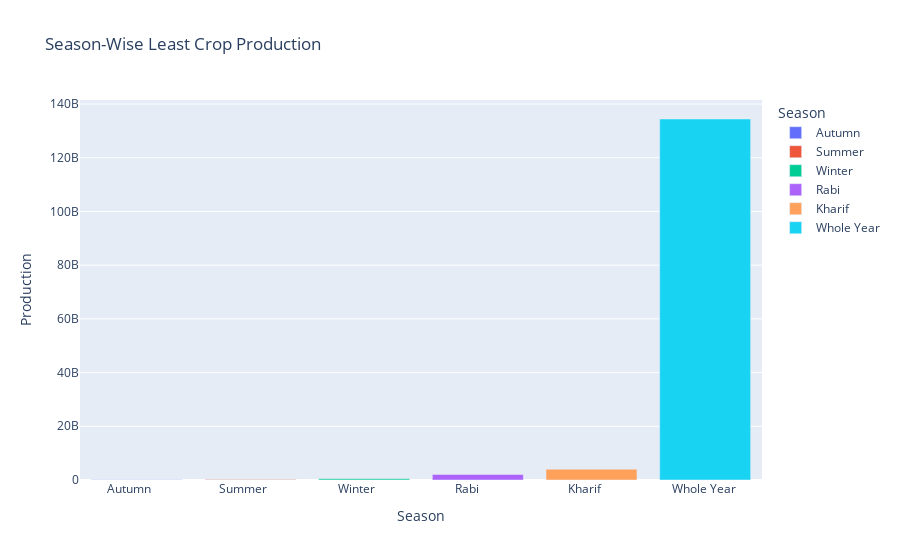

Source (notebook cell):
### Markdown cell above
### 4.which season does india have the least crop production?

### Code cell
df3 = df.groupby(by='Season')['Production'].sum().reset_index().sort_values(by='Production')
px.bar(df3, 'Season', 'Production', color='Season',title = 'Season-Wise Least Crop Production')

### Figure 1 — Plotly figure (JSON) as saved in the notebook; plotly's stock layout.template omitted (floating-point values rounded to 4 significant figures)
{"data": [{"alignmentgroup": "True", "hovertemplate": "Season=%{x}<br>Production=%{y}<extra></extra>", "legendgroup": "Autumn     ", "marker": {"color": "#636efa", "pattern": {"shape": ""}}, "name": "Autumn     ", "offsetgroup": "Autumn     ", "orientation": "v", "showlegend": true, "textposition": "auto", "type": "bar", "x": ["Autumn     "], "xaxis": "x", "y": [64410000.0], "yaxis": "y"}, {"alignmentgroup": "True", "hovertemplate": "Season=%{x}<br>Production=%{y}<extra></extra>", "legendgroup": "Summer     ", "marker": {"color": "#EF553B", "pattern": {"shape": ""}}, "name": "Summer     ", "offsetgroup": "Summer     ", "orientation": "v", "showlegend": true, "textposition": "auto", "type": "bar", "x": ["Summer     "], "xaxis": "x", "y": [170700000.0], "yaxis": "y"}, {"alignmentgroup": "True", "hovertemplate": "Season=%{x}<br>Production=%{y}<extra></extra>", "legendgroup": "Winter     ", "marker": {"color": "#00cc96", "pattern": {"shape": ""}}, "name": "Winter     ", "offsetgroup": "Winter     ", "orientation": "v", "showlegend": true, "textposition": "auto", "type": "bar", "x": ["Winter     "], "xaxis": "x", "y": [434500000.0], "yaxis": "y"}, {"alignmentgroup": "True", "hovertemplate": "Season=%{x}<br>Production=%{y}<extra></extra>", "legendgroup": "Rabi       ", "marker": {"color": "#ab63fa", "pattern": {"shape": ""}}, "name": "Rabi       ", "offsetgroup": "Rabi       ", "orientation": "v", "showlegend": true, "textposition": "auto", "type": "bar", "x": ["Rabi       "], "xaxis": "x", "y": [2052000000.0], "yaxis": "y"}, {"alignmentgroup": "True", "hovertemplate": "Season=%{x}<br>Production=%{y}<extra></extra>", "legendgroup": "Kharif     ", "marker": {"color": "#FFA15A", "pattern": {"shape": ""}}, "name": "Kharif     ", "offsetgroup": "Kharif     ", "orientation": "v", "showlegend": true, "textposition": "auto", "type": "bar", "x": ["Kharif     "], "xaxis": "x", "y": [4030000000.0], "yaxis": "y"}, {"alignmentgroup": "True", "hovertemplate": "Season=%{x}<br>Production=%{y}<extra></extra>", "legendgroup": "Whole Year ", "marker": {"color": "#19d3f3", "pattern": {"shape": ""}}, "name": "Whole Year ", "offsetgroup": "Whole Year ", "orientation": "v", "showlegend": true, "textposition": "auto", "type": "bar", "x": ["Whole Year "], "xaxis": "x", "y": [134400000000.0], "yaxis": "y"}], "layout": {"barmode": "relative", "legend": {"title": {"text": "Season"}, "tracegroupgap": 0}, "title": {"text": "Season-Wise Least Crop Production"}, "xaxis": {"anchor": "y", "categoryarray": ["Autumn     ", "Summer     ", "Winter     ", "Rabi       ", "Kharif     ", "Whole Year "], "categoryorder": "array", "domain": [0, 1], "title": {"text": "Season"}}, "yaxis": {"anchor": "x", "domain": [0, 1], "title": {"text": "Production"}}}}
